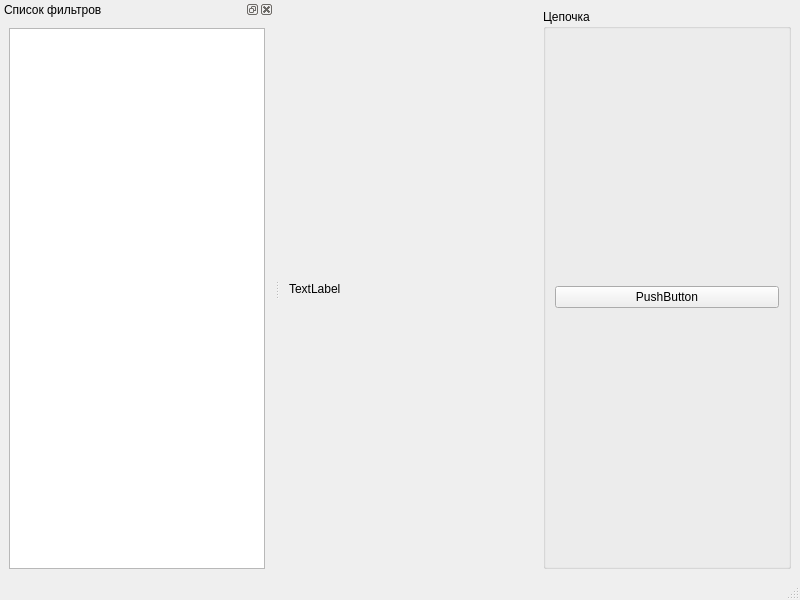
<?xml version="1.0" encoding="UTF-8"?>
<ui version="4.0">
 <class>MainWindow</class>
 <widget class="QMainWindow" name="MainWindow">
  <property name="geometry">
   <rect>
    <x>0</x>
    <y>0</y>
    <width>800</width>
    <height>600</height>
   </rect>
  </property>
  <property name="windowTitle">
   <string>MainWindow</string>
  </property>
  <widget class="QWidget" name="centralwidget">
   <layout class="QGridLayout" name="gridLayout_2">
    <item row="0" column="0">
     <widget class="QLabel" name="label">
      <property name="text">
       <string>TextLabel</string>
      </property>
     </widget>
    </item>
    <item row="0" column="1">
     <widget class="QGroupBox" name="groupBox">
      <property name="title">
       <string>Цепочка</string>
      </property>
      <layout class="QVBoxLayout" name="verticalLayout_2">
       <item>
        <widget class="QPushButton" name="bw">
         <property name="text">
          <string>PushButton</string>
         </property>
        </widget>
       </item>
       <item>
        <layout class="QVBoxLayout" name="verticalLayout"/>
       </item>
      </layout>
     </widget>
    </item>
   </layout>
  </widget>
  <widget class="QMenuBar" name="menubar">
   <property name="geometry">
    <rect>
     <x>0</x>
     <y>0</y>
     <width>800</width>
     <height>21</height>
    </rect>
   </property>
  </widget>
  <widget class="QStatusBar" name="statusbar"/>
  <widget class="QDockWidget" name="dockWidget">
   <property name="windowTitle">
    <string>Список фильтров</string>
   </property>
   <attribute name="dockWidgetArea">
    <number>1</number>
   </attribute>
   <widget class="QWidget" name="dockWidgetContents">
    <layout class="QGridLayout" name="gridLayout">
     <item row="0" column="0">
      <widget class="QListWidget" name="filterList"/>
     </item>
    </layout>
   </widget>
  </widget>
 </widget>
 <resources/>
 <connections/>
</ui>
